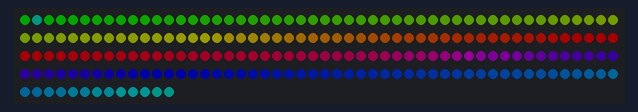
Bench run of a sketch on a simulated Arduino Uno, built with avr-gcc and run on an emulated ATmega328P. Shown: 213 RGB LEDs in strip order, left to right, continuing on the next row. Dim RGB values are drawn brighter than linear; colours are those a GRB WS2812 strip shows for the declared byte order; random numbers use the default seed unless the sketch sets one.

Above: at 1.32 s.
At 6.11 s:
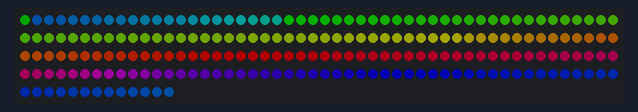
At 10.91 s:
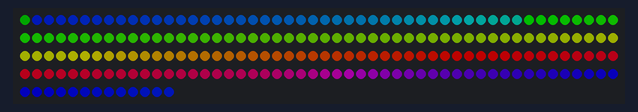
At 20.66 s:
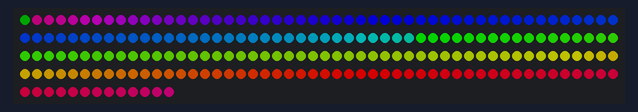
At 30.26 s:
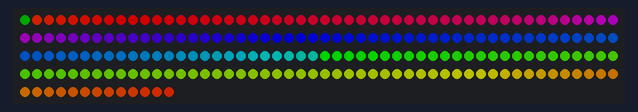
At 39.83 s:
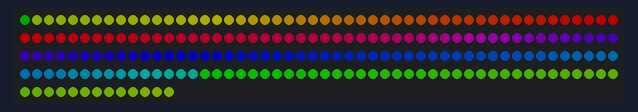

The sketch:

sketch_sep23a.ino
```cpp
#include "FastLED.h"
#include "main.h"


#define NUM_LEDS 213
#define DATA_PIN 17
#define RESOLUTION 256
#define NUM_METEORS 64
#define INCREASE_BRIGHTNESS (RESOLUTION / NUM_METEORS)
extern int DISPLAY_SPEED=20;

CRGB leds[NUM_LEDS];
CHSV color[NUM_LEDS] ;
int br=100,brs=1;
int mode=0;
int bright=0;
int speed=0;
int wave=155,waves=1;
uart u1(2000000);


void rainbow(){

   br+=brs;
      if(br==200)brs=-1;
      if(br==50)brs=1;
      color[0]=color[NUM_LEDS-1];
      for(int i=NUM_LEDS-1;i>0;i--)
      {
         color[i]=color[i-1];
         color[i].v=br;
         leds[i]=color[i];
      }


}
void setRGB(){
   for(int i=0;i<NUM_LEDS;i++){
          color[i].h=i;
          color[i].s=255;
          color[i].v=100;
          leds[i]=color[i];
        }

}

void setup(){
  delay(1000);
  FastLED.addLeds<WS2812B,DATA_PIN>(leds,NUM_LEDS);
       setRGB();


}
void starry(){
int ran=random(0, NUM_LEDS);
if(wave==160)waves=-1;
if(wave==150)waves=1;


   for(int i=0;i<NUM_LEDS;i++){
    color[i].h=wave;
    color[i].s=255;
    color[i].v=150;
    leds[i]=color[i];
   }
   wave+=waves;
   color[ran].s=0;
    color[ran].v=255;
    leds[ran]=color[ran];

  }
void flow()
{

       leds[0]=leds[NUM_LEDS-1];
      for(int i=NUM_LEDS-1;i>0;i--)
      {
         leds[i]=leds[i-1];

      }
}


void loop(){

     //rainbow();
     String str=u1.read();
     if(str!="")u1.prtln(">>"+str);
   //  u1.prtln(">>"+str);
     if(str.startsWith("mode:"))
     {
        mode=str.substring(5).toInt();
        if(mode==0)setRGB();
        if(mode==5)
        {
          u1.prtln("--------------customize-------------");
          clearLED(leds);
        }
     }
     if(str.startsWith("brightness:"))
    {
      int bright =str.substring(11).toInt();

      FastLED.setBrightness(bright);

     }
     if(str.startsWith("speed:"))
    {
      int speed =str.substring(6).toInt();

      DISPLAY_SPEED=speed;

     }
    String led,r,g,b;
    if(mode==5)
    {//led:000123000123

        if(str.startsWith("led:"))
        {
          led=str.substring(4,7).toInt();
          r=str.substring(7,10);
          g=str.substring(10,13);
          b=str.substring(13,16);
          u1.prtln("<<led:"+led+"r:"+r+"g:"+g+"b:"+b);
          int ir,ig,ib,iled;
          ir=r.toInt();
          ig=g.toInt();
          ib=b.toInt();
          iled=led.toInt();

          leds[iled].setRGB(ig,ir,ib);
        }
    }

     switch(mode)
     {

        case 0:rainbow();break;
        case 1:starry();break;
        case 2:flow();break;
        case 5:break;


     }
      for(int i=0;i<NUM_LEDS;i++)
      {
        led=String(i);

        r=String(leds[i].r);
        g=String(leds[i].g);
        b=String(leds[i].b);
        if(led.length()<2)led="00"+led;
        else if(led.length()<3)led="0"+led;
        if(r.length()<2)r="00"+r;
        else if(r.length()<3)r="0"+r;
        if(g.length()<2)g="00"+g;
        else if(g.length()<3)g="0"+g;
        if(b.length()<2)b="00"+b;
        else if(b.length()<3)b="0"+b;

        u1.prtln("led:"+led+r+g+b);

      }
      FastLED.show();
      delay(100/DISPLAY_SPEED);


}
```

main.cpp
```cpp
#include "main.h"
#include "Arduino.h"


uart::uart(int baud)
{
   begin(baud);
}

uart::~uart()
{
   //Serial.end();
}

String uart::read()
{
  String comdata = "";
    while(Serial.available() > 0)
    {
      char Serial_Buffer = Serial.read();
      if(Serial_Buffer != '\n')                           // still input the String data
      {
          comdata = comdata + Serial_Buffer;
      }
      else break;
    }
   return comdata;
}

void uart:: begin(int baud)
{
    Serial.begin(baud);
}

void uart:: prtln(String str)
{
    Serial.println(str);
}


void clearLED(CRGB (&leds)[213])
{
  for(int i=0;i<213;i++)
  {
      leds[i].setRGB(0,0,0);
  }
}
```

main.h
```cpp
#ifndef _main_H__
#define _main_H__
#include "Arduino.h"
#include "FastLED.h"


class uart
{
  public :
    uart(int baud);
    ~uart();

    void prtln(String str);
    void begin(int baud);
    String read();


};


void clearLED(CRGB (&leds)[213]);


#endif
```
